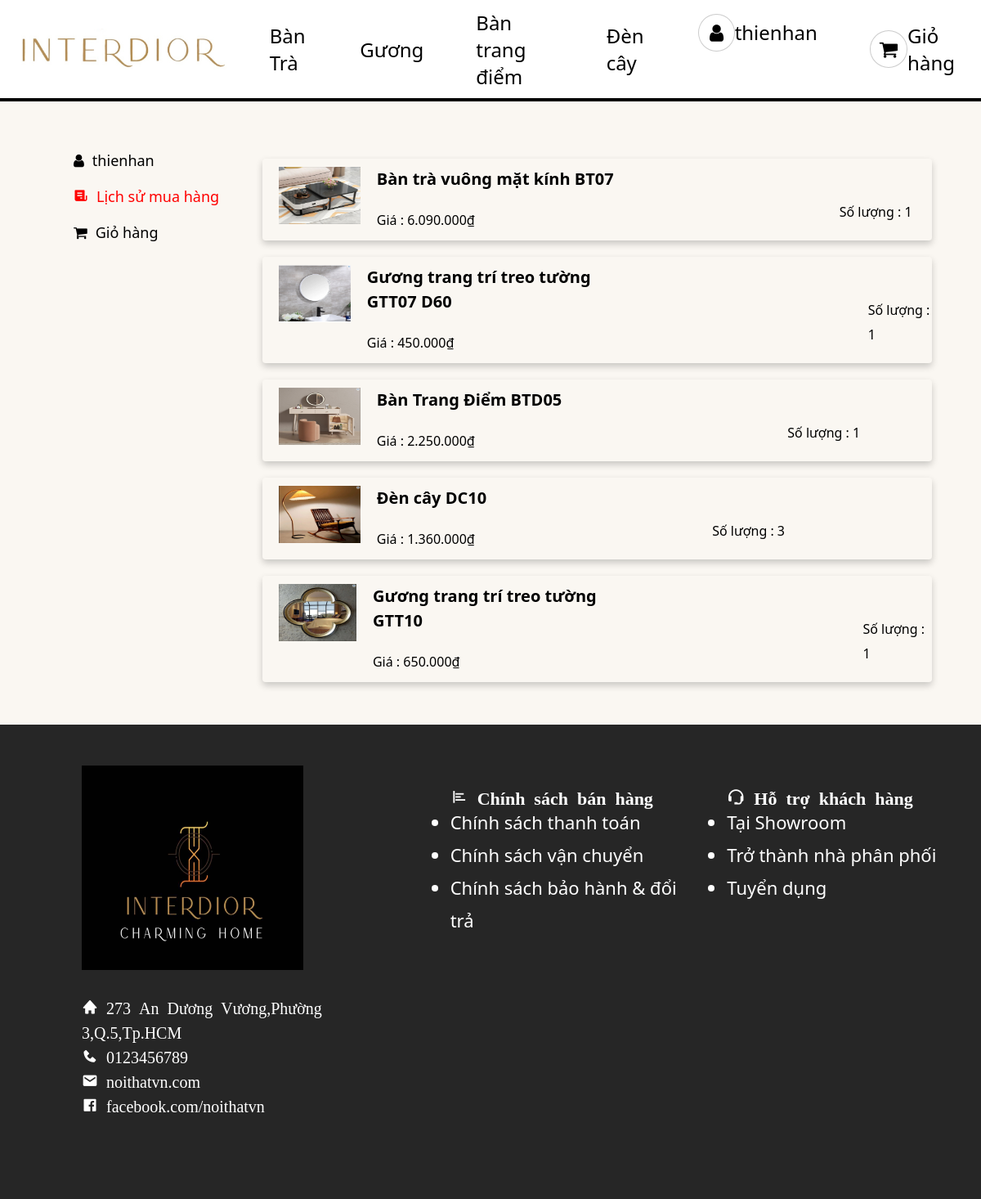
The page /view/historyOrder.php (signed in) on the database its author committed.
### tables this page shows
CREATE TABLE `sanpham` (
  `id` int(10) NOT NULL,
  `tensanpham` varchar(100) NOT NULL,
  `loaisanpham` varchar(100) NOT NULL,
  `gia` int(10) NOT NULL,
  `soluong` int(10) NOT NULL,
  `mota` text NOT NULL,
  `hinhanh` varchar(100) NOT NULL,
  `hinh2` varchar(100) NOT NULL,
  `hinh3` varchar(100) NOT NULL,
  `hinh4` varchar(100) NOT NULL
);

CREATE TABLE `order_detail` (
  `idOrder` varchar(255) NOT NULL,
  `idProduct` int(10) DEFAULT NULL,
  `quantity` int(10) DEFAULT NULL,
  `price` int(10) NOT NULL,
  `note` varchar(255) NOT NULL
);

### database/orderDAL.php (called while the page is built, shortened)
<?php
function getOrder($idUser)
{
    $conn = connect();
    $sql = "SELECT * FROM orders WHERE idUser = ?";
    $stmt = $conn->prepare($sql);
    $stmt->bind_param("s", $idUser);
    $stmt->execute();
    $result = $stmt->get_result();
    $orders = [];
    while ($row = $result->fetch_assoc()) {
        $orders[] = $row;
    }
    return $orders;
}
function getOrderDetail($idOrder)
{
    $conn = connect();
    $sql = "SELECT * FROM order_detail WHERE idOrder = ?";
    $stmt = $conn->prepare($sql);
    $stmt->bind_param("s", $idOrder);
    $stmt->execute();
    $result = $stmt->get_result();
    $orderDetails = [];
    while ($row = $result->fetch_assoc()) {
        $orderDetails[] = $row;
    }
    return $orderDetails;
}
function getProduct($idProduct)
{
    $conn = connect();
    $sql = "SELECT * FROM sanpham WHERE id = ?";
    $stmt = $conn->prepare($sql);
    $stmt->bind_param("s", $idProduct);
    $stmt->execute();
    $result = $stmt->get_result();
    $productID = [];
    while ($row = $result->fetch_assoc()) {
        $productID[] = $row;
    }
    return $productID;
}
?>

### view/historyOrder.php (the view, shortened to what this page needs)
<html>
<?php
include_once ('layout/header.php');
include_once ('../database/orderDAL.php');
$idUser = $_SESSION['user']['id'];
$donhang = getOrder($idUser);
?>
 <head>
        <link rel="stylesheet" href="../css/history.css">
        <link rel="stylesheet" href="https://cdnjs.cloudflare.com/ajax/libs/font-awesome/4.7.0/css/font-awesome.min.css">
 </head>
 <main style="margin-top:4%;">
        <aside>
            <?php echo '<span><i class="fa fa-user"></i>'. $_SESSION['user']['user_name'].' </span>'?>
            <a class="active" href="#" class="link"><i class='bx bxs-receipt'></i>Lịch sử mua hàng</a>
            <a href="cart.php" style="cursor: pointer"><i class="fa fa-shopping-cart"></i>Giỏ hàng</a>
        </aside>
        <section>
            <?php
            if($donhang != null)
            {
                foreach($donhang as $dh)
                {
                    $orderDetails = getOrderDetail($dh['idOrder']);
                    if($orderDetails != null)
                    {
                        foreach($orderDetails as $item)
                        {
                            $product = getProduct($item['idProduct']);
                            foreach($product as $item_product)
                            {
                                echo '<a class="order_detail" href="order_details.php?'.$dh['idOrder'].'"> ';
                                echo '<div class="product">';
                                echo '<img src="../IMG/'.$item_product['hinhanh'].'" alt="">';
                                echo '<div class="info">';
                                echo '<p class="name">'.$item_product['tensanpham'].'</p>';
                                echo '<p>Giá : '.number_format($item['price'], 0, ",", ".") .'₫</p>';
                                echo '</div>';
                                echo '<div style="margin-top: 40px;    margin-left: 276px;">Số lượng : '.$item['quantity'].'</div>';
                                echo '</div>';
                                echo '</a>';
                            }
                        }
                    }
                }
            }
            else
            {
                echo '<h1>Chưa có đơn hàng nào</h1>';
            }
            ?>
        </section>
    </main>
<footer>
    <?php include_once ('layout/footer.php'); ?>
</footer>
</body>
</html>

### view/layout/header.php (shortened to what this page needs)
<!DOCTYPE html>
<html lang="en">
<head>
    <link rel="stylesheet" href="../css/style1.css">
    <link href='https://unpkg.com/boxicons@2.1.4/css/boxicons.min.css' rel='stylesheet'>
    <link rel="stylesheet" href="https://cdnjs.cloudflare.com/ajax/libs/font-awesome/4.7.0/css/font-awesome.min.css">
</head>
    <div class="background">
        <a href="../view/home.php"><img src="../IMG/logo2.jpg" alt=""></a>
        <div class="menu">
            <a href="home.php?keyword=Bàn+trà+">Bàn Trà</a>
            <a href="home.php?keyword=Gương">Gương</a>
            <a href="home.php?keyword=Bàn+trang+điểm">Bàn trang điểm</a>
            <a href="home.php?keyword=Đèn+cây">Đèn cây</a>
            <div class="login">
            <?php
                if (isset($_SESSION['user'])) {
                echo '<a href="" style="margin-top: 6px;"><i class="fa fa-user"></i>' . $_SESSION['user']['user_name'] . '</a>';
                }
                else {
                echo '<a href="../view/login.php"><i class="fa fa-user"></i>Đăng nhập</a>';
                }
            ?>
            </div>
            <?php
                if (isset($_SESSION['user'])) {
                    echo '<a href="../view/cart.php"><i class="fa fa-shopping-cart"></i><span>Giỏ hàng</span>
                    <span class="cart-number"></span></a>';
                }
                else {
                    echo '<a href="javascript:void(0);" onclick="showLoginAlert()"><i class="fa fa-shopping-cart"></i><span>Giỏ hàng</span>
                    <span class="cart-number"></span></a>';
                }
            ?>
        </div>
    </div>
    <hr style="border: 2px solid black;">

### view/layout/footer.php
<div class="reveal address" >
        <div class="img-address">
            <img src="../IMG/logo.jpg" alt="">
            <div class="icon-address">
                <i class='bx bxs-home'> 273 An Dương Vương,Phường 3,Q.5,Tp.HCM</i>
                <i class='bx bxs-phone'> 0123456789</i>
                <i class='bx bxs-envelope'> noithatvn.com</i>
                <i class='bx bxl-facebook-square'> facebook.com/noithatvn</i>
            </div>
        </div>
        <div class="policy-left">
            <ul>
                <i class='bx bx-poll'><span style="font-weight: bolder;">   Chính sách bán hàng</span></i>
                <li>Chính sách thanh toán</li>
                <li>Chính sách vận chuyển</li>
                <li>Chính sách bảo hành & đổi trả</li>
            </ul>
        </div>
        <div class="policy-right">
            <ul>
                <i class='bx bx-support'><span style="font-weight: bolder;">   Hỗ trợ khách hàng</span></i>
                <li>Tại Showroom</li>
                <li>Trở thành nhà phân phối</li>
                <li>Tuyển dụng</li>
            </ul>
        </div>
</div>

### css/style1.css (style rules this page uses)
* { margin: 0; padding: 0; }
.background { height: 10%; padding: 20px 0px; display: flex; align-items: center; background-color: white; position: relative; }
.background img { max-height: 50px; overflow: hidden; }
.menu { list-style: none; display: flex; }
.menu a { position: relative; font-size: 1.5rem; color: black; cursor: pointer; margin: 0 2rem; display: flex; justify-content: space-between; align-items: center; text-decoration: none; }
.menu i { padding: 10px; border-radius: 50%; border: 1px solid #ccc; background-color: #fff; color: #000; -webkit-transition: 0.2s; -o-transition: 0.2s; transition: 0.2s; }
.menu .fa-user { padding: 10px 12.5px; }
.menu .fa-shopping-cart { padding: 10px 11px; }
.login { position: relative; display: table-cell; font-size: 28px; }
.cart-number { position: absolute; left: 1.4em; bottom: -1em; font-weight: bold; font-size: 1em; color: red; border-radius: 50%; width: 2em; height: 2em; line-height: 2em; text-align: center; transition-duration: .4s; }
section { margin-left: 36px; line-height: 30px; margin-top: 10px; }
.address { background-color: rgb(38, 38, 38); padding: 0 20px; display: grid; grid-template-columns: 1fr 1fr 1fr; color: white; margin-top: 20px; }
.img-address { height: 100%; width: 100%; margin-bottom: 100px; }
.img-address img { height: 250px; width: 70%; margin-left: 80px; margin-top: 50px; }
.icon-address { margin-left: 5rem; display: flex; flex-direction: column; margin-top: 30px; width: 100%; }
.icon-address i { line-height: 30px; font-size: 20px; }
.policy-left { width: 80%; height: 100px; margin-top: 20%; margin-left: 9rem; font-size: 22px; line-height: 40px; }
.policy-right { width: 80%; height: 100px; margin-top: 20%; margin-left: 6rem; font-size: 22px; line-height: 40px; }

### css/history.css (style rules this page uses)
main { display: flex; margin: 20px auto; width: 90%; padding: 12px; margin-top: 10%; }
main i { padding: 0 10px; }
aside { display: flex; flex-direction: column; width: 20%; padding-left: 20px; font-size: 18px; }
aside a,aside span { text-decoration: none; margin-bottom: 20px; color: black; }
aside .active { color: red; }
section { width: 80%; }
.product img { width: 100px; height: 70px; }
.product { display: flex; box-shadow: 0 4px 8px 0 rgba(0, 0, 0, 0.2); margin-bottom: 20px; padding: 10px 0 10px 20px; border-radius: 4px; }
.product .info { margin-left: 20px; }
.product .name { font-size: 20px; font-weight: bold; margin-bottom: 20px; }
.order_detail { text-decoration: none; color: black; }

### rows shown on the page
order_detail: price "6.090.000", quantity "1"
sanpham: hinhanh (picture), tensanpham "Bàn trà vuông mặt kính BT07"
order_detail: price "450.000", quantity "1"
sanpham: hinhanh (picture), tensanpham "Gương trang trí treo tường GTT07 D60"
order_detail: price "2.250.000", quantity "1"
sanpham: hinhanh (picture), tensanpham "Bàn Trang Điểm BTD05"
order_detail: price "1.360.000", quantity "3"
sanpham: hinhanh (picture), tensanpham "Đèn cây DC10"
order_detail: price "650.000", quantity "1"
sanpham: hinhanh (picture), tensanpham "Gương trang trí treo tường GTT10"

### other values the page prints
$_SESSION['user']['user_name'] "thienhan"
